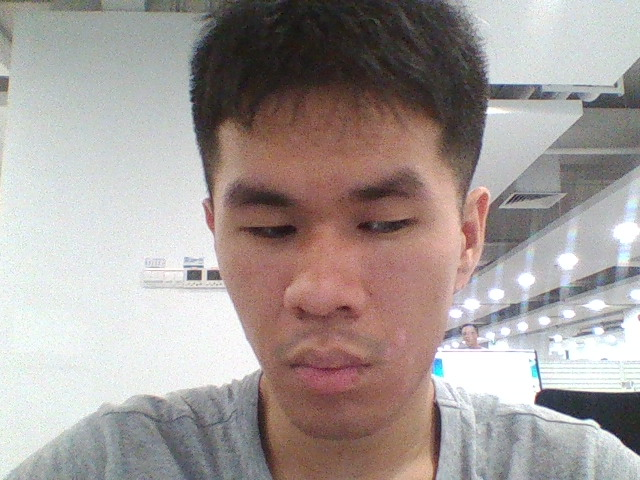
//> input picture media/opencv/mediablur/test.jpg, 640 x 480 px
$ ./main   (built with g++ and OpenCV 4)
//> lines starting //> are read from the running program, lines starting //| are printed output that depends on the picture
#include <opencv2/core/core.hpp>
#include <opencv2/highgui/highgui.hpp>
#include <opencv2/imgproc/imgproc.hpp>
#include <iostream>
using namespace std;
using namespace cv;

int main()
{
    Mat srcImage=imread("test.jpg");//读入原图
//> srcImage is the input picture: 480 rows x 640 cols, CV_8UC3; mean B, G, R 152.7, 155.4, 164.8

    namedWindow("中值滤波[原图]");
    namedWindow("中值滤波[效果图]");

    imshow("中值滤波[原图]",srcImage);

    //进行中值滤波操作
    Mat dstImage;
    medianBlur(srcImage,dstImage,7);
    //显示效果图
    imshow("中值滤波[效果图]",dstImage);


    Mat grayMat;
  //cvtColor(dstImage,grayMat,7);
    cvtColor(srcImage,grayMat,7);
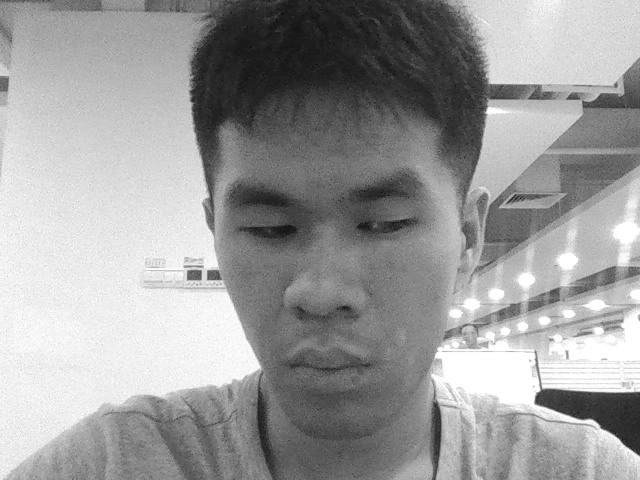
//> grayMat: 480 rows x 640 cols, CV_8UC1; min 5, max 255, mean 155.6
    Scalar scalar = mean(grayMat);
//> scalar = Scalar(155.6)
    Mat matQua;
    Laplacian(grayMat, matQua, CV_16U);
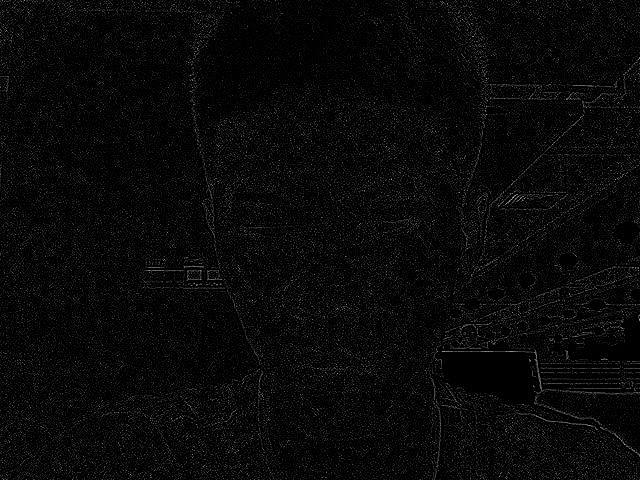
//> matQua: 480 rows x 640 cols, CV_16UC1; min 0, max 183, mean 8.9
    double meanValue = 0.0;
    meanValue = mean(matQua)[0];
//> meanValue = 8.95
    stringstream meanValueStream;
    string meanValueString;
    meanValueStream << meanValue;
    meanValueStream >> meanValueString;
    printf("qua: %s\n",meanValueString.c_str());


    waitKey(0);


    return 0;
}
